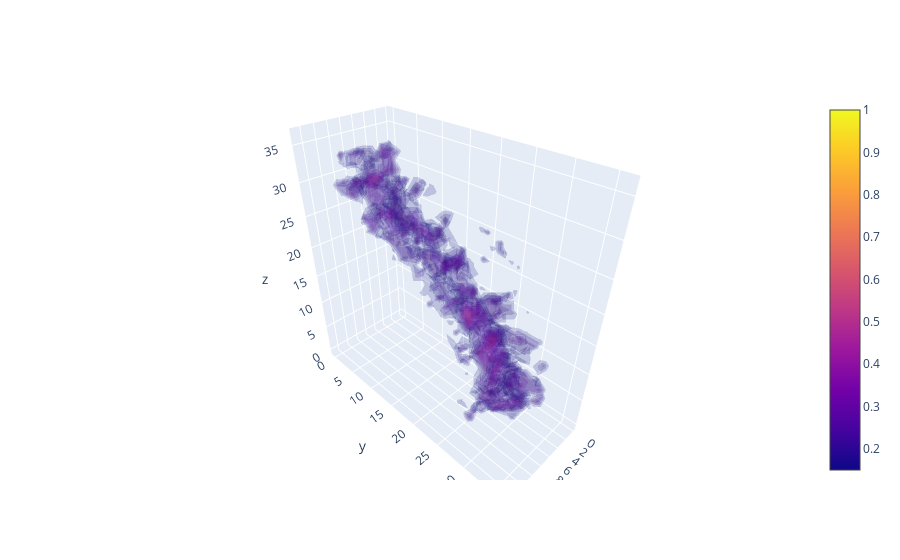

This figure's notebook cell:
### Code cell
# Create axis
axes = list(dim[:3])
dim1 = list(dim[:3])[0]
dim2 = list(dim[:3])[1]
dim3 = list(dim[:3])[2]

# Create Data
data = sum_vol.reshape(list(dim[:3]))

X, Y, Z = np.mgrid[0:dim1:1, 0:dim2:1, 0:dim3:1]
values = np.flip(data, axis=[1,2])

fig = go.Figure(data=go.Volume(
    x=X.flatten(),
    y=Y.flatten(),
    z=Z.flatten(),
    value=values.flatten(),
    isomin=0.15,
    isomax=1,
    opacity=0.1, # needs to be small to see through all surfaces
    surface_count=17, # needs to be a large number for good volume rendering
    ))
fig.show()

### Figure 1 — Plotly figure (JSON) as saved in the notebook; plotly's stock layout.template omitted (floating-point values rounded to 4 significant figures; data arrays with more than 128 entries replaced by an {"elided": "..."} marker saying what was removed)
{"data": [{"isomax": 1, "isomin": 0.15, "opacity": 0.1, "surface": {"count": 17}, "type": "volume", "value": {"elided": "21904 float values"}, "x": {"elided": "21904 int values"}, "y": {"elided": "21904 int values"}, "z": {"elided": "21904 int values"}}], "layout": {}}
